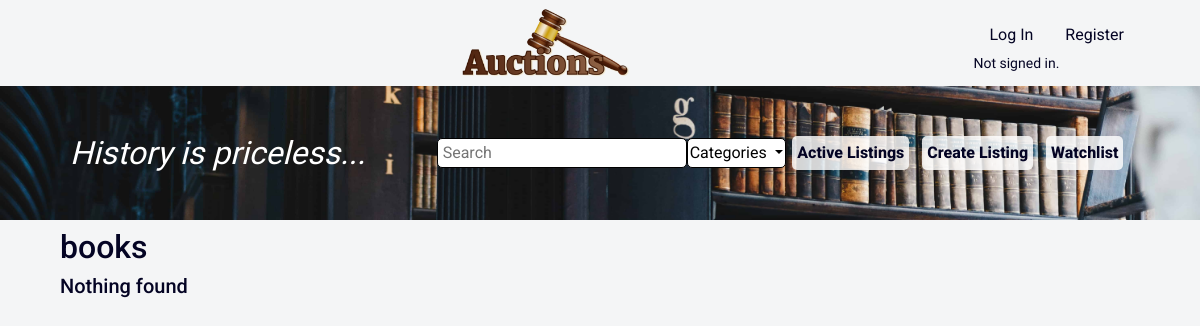
/category/books, run on an earlier commit of the app's database.
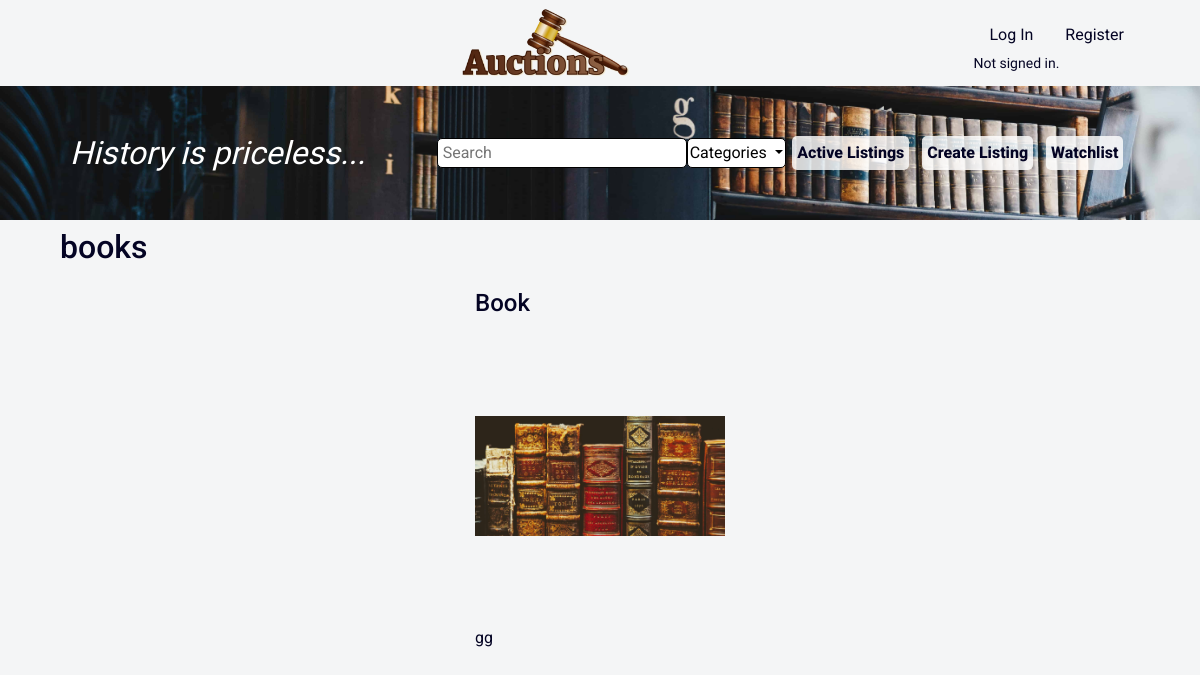
And on a later commit of the database.
### auctions/models.py (models this page shows, shortened)
class Listing(models.Model):
    title = models.CharField(max_length=64)
    description = models.TextField(max_length=500)
    image = models.ImageField(default='default.png')
    start_bid = models.DecimalField(max_digits=12, decimal_places=2)
    date_created = models.DateTimeField(default=timezone.now)
    category = models.ForeignKey(Category, default=None, on_delete=models.CASCADE)
    user = models.ForeignKey(User, on_delete=models.CASCADE)
    comment = models.ManyToManyField(Comment, default=None)
    bid = models.ManyToManyField(Bid, default=None)
    status = models.BooleanField(default=False)

### auctions/views.py (the view)
# urls.py: path("category/<str:category_name>", views.category, name="category"),
def category(request, category_name):
    category = Category.objects.get(category=category_name)
    listing_category = Listing.objects.filter(category=category)
    if listing_category:
        return render(request, "auctions/category.html", {
            "category": category.category,
            "listings": listing_category,
            "categories": Category.objects.all()
            })
    else:
        return render(request, "auctions/category.html", {
            "category": category.category,
            "listings": listing_category,
            "categories": Category.objects.all(),
            "message": "Nothing found"
            })

### auctions/models.py (called while the page is built)
    def __str__(self):
        return self.category

### auctions/templates/auctions/category.html (shortened to what this page needs)
{% extends "auctions/layout.html" %}
{% block body %}
<div class="background">
    <div class="margin flex">
        <div class="flex1">
            <div class="history">History is priceless...</div>
        </div>
        <div class="flex flex2">
            <form action="{% url 'search' %}">
                <input class="search" type="text" name="q" placeholder="Search">
            </form>
            <div class="dropdown">
                <button class="categories dropdown-toggle" type="button" id="dropdownMenuButton" data-toggle="dropdown" aria-haspopup="true" aria-expanded="false">
                    Categories
                </button>
            </div>
            <a class="flex-item" href="{% url 'index' %}">Active Listings</a>
            <a class="flex-item" href="{% url 'create' %}">Create Listing</a>
            <a class="flex-item" href="{% url 'watchlist' %}">Watchlist</a>
        </div>
    </div>
</div>
<h2 class="margin">{{ category }}</h2>
{% if message %}
<h5 class="margin">{{ message }}</h5>
{% endif %}
<div class="margin flex">
    {% for listing in listings %}
    <a class="flex-item listing" href="{% url 'item' listing.title %}">
        <h4>{{ listing.title }}</h4>
        <img src="{{ listing.image.url }}" alt="image" style="width: 250px; height: 300px;">
        <p>{{ listing.description }}</p>
    </a>
    {% endfor %}
</div>
{% endblock %}

What changed in the data, as far as the page shows it:
added Listing: title "Book", image (picture), description "gg"
Also different on the page:
{{ message }}: "Nothing found" → (not shown)
